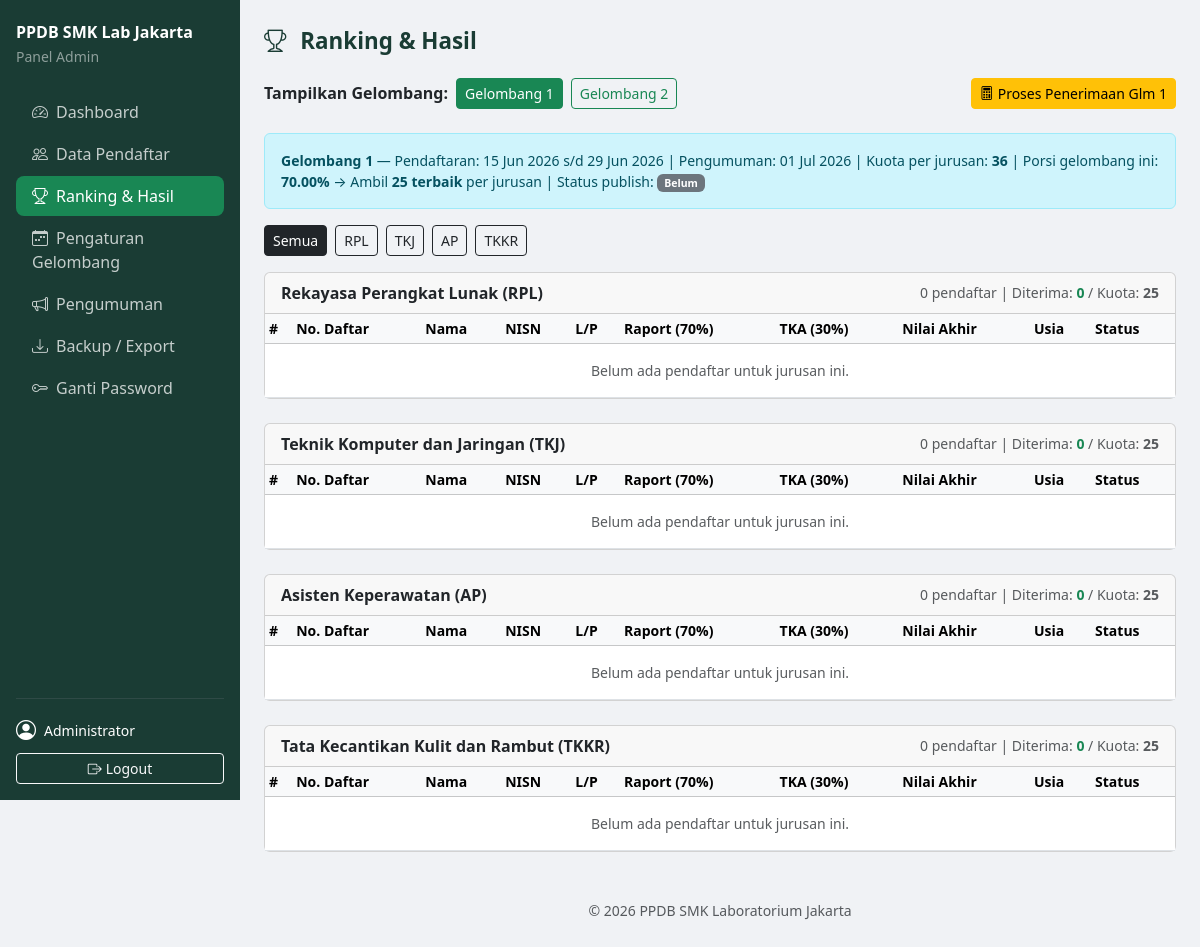
The page /admin_dashboard.php?page=ranking (signed in) on the database its author committed.
### tables this page shows
CREATE TABLE `gelombang` (
  `id` int NOT NULL AUTO_INCREMENT,
  `gelombang` tinyint NOT NULL COMMENT '1 atau 2',
  `tanggal_buka` date NOT NULL,
  `tanggal_tutup` date NOT NULL,
  `tanggal_pengumuman` date NOT NULL,
  `kuota_per_jurusan` int NOT NULL DEFAULT 36,
  `persen_gelombang` decimal(5,2) NOT NULL DEFAULT 70.00 COMMENT 'Glm1=70, Glm2=30',
  `is_published` tinyint(1) NOT NULL DEFAULT 0,
  `published_at` timestamp NULL DEFAULT NULL,
  `created_at` timestamp NULL DEFAULT CURRENT_TIMESTAMP,
  PRIMARY KEY (`id`),
  UNIQUE KEY `gelombang` (`gelombang`)
);

### admin/ranking.php (the view, shortened to what this page needs)
<?php
$jurusan_list = [
    'Rekayasa Perangkat Lunak (RPL)',
    'Teknik Komputer dan Jaringan (TKJ)',
    'Asisten Keperawatan (AP)',
    'Tata Kecantikan Kulit dan Rambut (TKKR)',
];
$short = ['Rekayasa Perangkat Lunak (RPL)'=>'RPL','Teknik Komputer dan Jaringan (TKJ)'=>'TKJ','Asisten Keperawatan (AP)'=>'AP','Tata Kecantikan Kulit dan Rambut (TKKR)'=>'TKKR'];
$gel_rows = $conn->query("SELECT * FROM gelombang ORDER BY gelombang")->fetchAll();
$gel_map  = [];
foreach ($gel_rows as $g) $gel_map[$g['gelombang']] = $g;
$fGel     = $_GET['gelombang'] ?? '1';
$fJurusan = $_GET['jurusan']   ?? '';
$g        = $gel_map[(int)$fGel] ?? null;
$kuota_glm = $g ? (int)round($g['kuota_per_jurusan'] * $g['persen_gelombang'] / 100) : 0;
?>
<div class="d-flex flex-wrap gap-2 align-items-center mb-4">
    <span class="fw-semibold">Tampilkan Gelombang:</span>
    <?php foreach ($gel_rows as $g_btn): ?>
    <a href="?page=ranking&gelombang=<?= $g_btn['gelombang'] ?>&jurusan=<?= urlencode($fJurusan) ?>"
       class="btn btn-sm <?= (int)$fGel===$g_btn['gelombang']?'btn-success':'btn-outline-success' ?>">
        Gelombang <?= $g_btn['gelombang'] ?>
    </a>
    <?php endforeach; ?>
    <div class="ms-auto">
        <?php if ($g): ?>
        <form method="POST" class="d-inline" onsubmit="return confirm('Proses penerimaan Gelombang <?= $fGel ?>? Status semua pendaftar gelombang ini akan di-reset dan dihitung ulang.')">
            <button type="submit" class="btn btn-warning btn-sm">
                <i class="bi bi-calculator me-1"></i>Proses Penerimaan Glm <?= $fGel ?>
            </button>
        </form>
        <?php endif; ?>
    </div>
</div>
<?php if ($g): ?>
<div class="alert alert-info small mb-3">
    <strong>Gelombang <?= $fGel ?></strong> —
    Pendaftaran: <?= date('d M Y', strtotime($g['tanggal_buka'])) ?> s/d <?= date('d M Y', strtotime($g['tanggal_tutup'])) ?> |
    Pengumuman: <?= date('d M Y', strtotime($g['tanggal_pengumuman'])) ?> |
    Kuota per jurusan: <strong><?= $g['kuota_per_jurusan'] ?></strong> |
    Porsi gelombang ini: <strong><?= $g['persen_gelombang'] ?>%</strong> →
    Ambil <strong><?= $kuota_glm ?> terbaik</strong> per jurusan |
    Status publish: <?= $g['is_published'] ? '<span class="badge bg-success">Published</span>' : '<span class="badge bg-secondary">Belum</span>' ?>
</div>
<?php endif; ?>
<div class="mb-3 d-flex gap-2 flex-wrap">
    <a href="?page=ranking&gelombang=<?= $fGel ?>" class="btn btn-sm <?= !$fJurusan?'btn-dark':'btn-outline-dark' ?>">Semua</a>
    <?php foreach ($jurusan_list as $j): ?>
    <a href="?page=ranking&gelombang=<?= $fGel ?>&jurusan=<?= urlencode($j) ?>"
       class="btn btn-sm <?= $fJurusan===$j?'btn-dark':'btn-outline-dark' ?>">
        <?= $short[$j] ?>
    </a>
    <?php endforeach; ?>
</div>
<?php
$target_jurusan = $fJurusan ? [$fJurusan] : $jurusan_list;
foreach ($target_jurusan as $jurusan):
    $stmt = $conn->prepare("SELECT * FROM pendaftar WHERE gelombang=? AND jurusan=?
                            ORDER BY nilai_akhir DESC, usia DESC");
    $stmt->execute([$fGel, $jurusan]);
    $list = $stmt->fetchAll();
    $total_j = count($list);
    $diterima_j = count(array_filter($list, fn($r) => $r['status']==='diterima'));
?>
<div class="card mb-4">
    <div class="card-header d-flex justify-content-between align-items-center">
        <span class="fw-semibold"><?= htmlspecialchars($jurusan) ?></span>
        <span class="small text-muted">
            <?= $total_j ?> pendaftar |
            Diterima: <span class="text-success fw-bold"><?= $diterima_j ?></span> /
            Kuota: <span class="fw-bold"><?= $kuota_glm ?></span>
        </span>
    </div>
    <div class="card-body p-0">
    <div class="table-responsive">
    <table class="table table-sm table-hover mb-0 small">
        <thead class="table-light">
            <tr><th>#</th><th>No. Daftar</th><th>Nama</th><th>NISN</th><th>L/P</th>
                <th>Raport (70%)</th><th>TKA (30%)</th><th>Nilai Akhir</th><th>Usia</th><th>Status</th></tr>
        </thead>
        <tbody>
        <?php if (empty($list)): ?>
            <tr><td colspan="10" class="text-center py-3 text-muted">Belum ada pendaftar untuk jurusan ini.</td></tr>
        <?php else:
            $rank = 0;
            foreach ($list as $r):
                $rank++;
                $is_batas = ($rank === $kuota_glm + 1 && $r['lolos_usia']);
                if ($is_batas): ?>
                <tr><td colspan="10" class="bg-warning text-center small py-1 fw-semibold">
                    ── Batas Kuota (<?= $kuota_glm ?> terbaik) ──
                </td></tr>
                <?php endif;
                $badge = match($r['status']) { 'diterima'=>'bg-success', 'ditolak'=>'bg-danger', default=>'bg-warning text-dark' };
                $rowClass = match($r['status']) { 'diterima'=>'table-success', 'ditolak'=>'table-danger opacity-75', default=>'' };
            ?>
            <tr class="<?= $rowClass ?>">
                <td class="text-muted"><?= $rank ?></td>
                <td><?= htmlspecialchars($r['no_pendaftaran']) ?></td>
                <td><?= htmlspecialchars($r['nama']) ?></td>
                <td><?= htmlspecialchars($r['nisn']) ?></td>
                <td><?= $r['jenis_kelamin'] ?></td>
                <td class="text-center"><?= number_format($r['nilai_raport'], 2) ?></td>
                <td class="text-center"><?= number_format($r['nilai_tka'], 2) ?></td>
                <td class="text-center fw-bold"><?= number_format($r['nilai_akhir'], 2) ?></td>
                <td class="text-center">
                    <?= $r['usia'] ?>
                    <?php if (!$r['lolos_usia']): ?><span class="text-danger ms-1" title="Gugur usia">⚠</span><?php endif; ?>
                </td>
                <td><span class="badge <?= $badge ?>"><?= ucfirst($r['status']) ?></span></td>
            </tr>
            <?php endforeach; endif; ?>
        </tbody>
    </table>
    </div>
    </div>
</div>
<?php endforeach; ?>

### admin_dashboard.php (style rules this page uses)
:root { --sidebar-w: 240px; }
body { background: #f0f2f5; }

### rows shown on the page
gelombang: gelombang "1", tanggal_buka "15 Jun 2026", tanggal_tutup "29 Jun 2026", tanggal_pengumuman "01 Jul 2026", kuota_per_jurusan "36", persen_gelombang "70.00", kuota_glm "25"
gelombang: gelombang "2"

### other values the page prints
$info['label'] "Dashboard"
$info['label'] "Data Pendaftar"
$info['label'] "Ranking & Hasil"
$info['label'] "Pengaturan Gelombang"
$info['label'] "Pengumuman"
$info['label'] "Backup / Export"
$info['label'] "Ganti Password"
$admin_name "Administrator"
$pages[$page]['label'] "Ranking & Hasil"
$fGel "1"
$short[$j] "RPL"
$short[$j] "TKJ"
$short[$j] "AP"
$short[$j] "TKKR"
$jurusan "Rekayasa Perangkat Lunak (RPL)"
